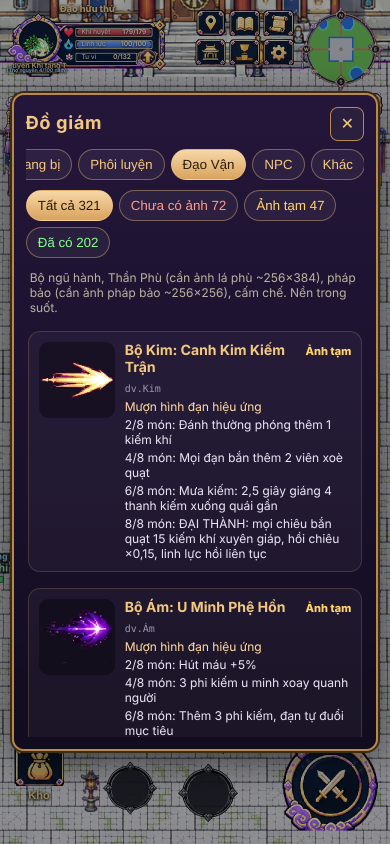
#> input picture cdx.png, 780 x 1688 px (shown at 1/2 size)
$ python ui_native.py ../cdx.png out.png
#> lines starting #> are read from the running program, lines starting #| are printed output that depends on the picture
"""Chuẩn hoá một mảnh UI về "pixel gốc" để mọi khung trong game có viền cùng độ dày và sắc nét.

Vấn đề: ảnh UI vẽ ở nhiều tỉ lệ khác nhau (một "điểm pixel" của hình = 1, 2 hay 3 điểm ảnh tuỳ mảnh)
và hơi nhoè. Phóng to/thu nhỏ tuỳ ý trong game làm viền mỗi khung một độ dày, mờ.

Cách làm:
1. Đo độ dày viền đen ngoài cùng (tính bằng điểm ảnh gốc) → hệ số f.
2. Thu nhỏ đúng f lần (mỗi ô f×f lấy màu đại diện) → mỗi điểm = 1 "pixel hình".
3. Gom màu về bảng ≤ COLORS màu, độ trong suốt chỉ còn có/không → mép sắc.
Game sau đó chỉ phóng các ảnh này theo BỘI SỐ NGUYÊN của cùng một cỡ pixel → viền đồng đều.

Dùng: python3 -I tools/ui_native.py <ảnh RGBA> <ảnh ra> [--f 2] [--colors 32]
"""
import sys

import numpy as np
from PIL import Image

COLORS = 32


def outline_thickness(rgba):
    a = rgba[..., 3] > 127
#> a: shape (1688, 780) bool; every value is 1
    lum = rgba[..., :3].astype(int).mean(axis=2)
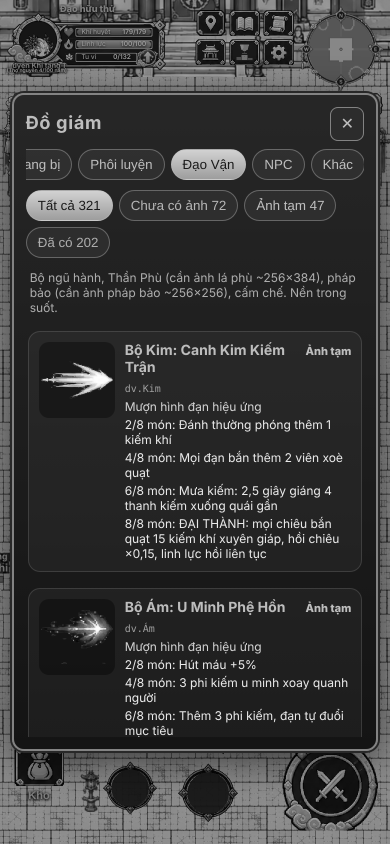
#> lum: shape (1688, 780) float64 (shown at 1/2 size); min 2.33, max 255, mean 58.9
    runs = []
    h, w = a.shape
#> h = 1688; w = 780
    for y in range(0, h, max(1, h // 40)):
        row = a[y]
        xs = np.flatnonzero(row)
        if len(xs) < 4:
            continue
        for x0, step in ((xs[0], 1), (xs[-1], -1)):
            n = 0
            x = x0
            while 0 <= x < w and row[x] and lum[y, x] < 60 and n < 8:
                n += 1
                x += step
            if n:
                runs.append(n)
#> after the loop, runs = []
    return int(np.clip(round(np.median(runs)) if runs else 1, 1, 4))


def to_native(img, f=None, colors=COLORS):
    rgba = np.array(img.convert('RGBA'))
    if f is None:
        f = outline_thickness(rgba)
#> f = 1
    h, w = rgba.shape[:2]
#> h = 1688; w = 780
    nh, nw = max(1, round(h / f)), max(1, round(w / f))
#> nh = 1688; nw = 780
    # màu đại diện mỗi ô: trung bình có trọng số alpha (tránh viền hồng/đen loang vào)
    big = Image.fromarray(rgba, 'RGBA').resize((nw * f, nh * f), Image.LANCZOS)
    b = np.array(big).astype(float).reshape(nh, f, nw, f, 4)
    al = b[..., 3:4]
    rgb = (b[..., :3] * al).sum(axis=(1, 3)) / np.maximum(al.sum(axis=(1, 3)), 1)
    alpha = b[..., 3].mean(axis=(1, 3))
#> alpha: shape (1688, 780) float64; every value is 255
    out = np.dstack([rgb.clip(0, 255), np.where(alpha > 110, 255, 0)]).astype(np.uint8)
    small = Image.fromarray(out, 'RGBA')
    q = small.convert('RGB').quantize(colors=colors, method=Image.Quantize.MEDIANCUT, dither=Image.Dither.NONE).convert('RGB')
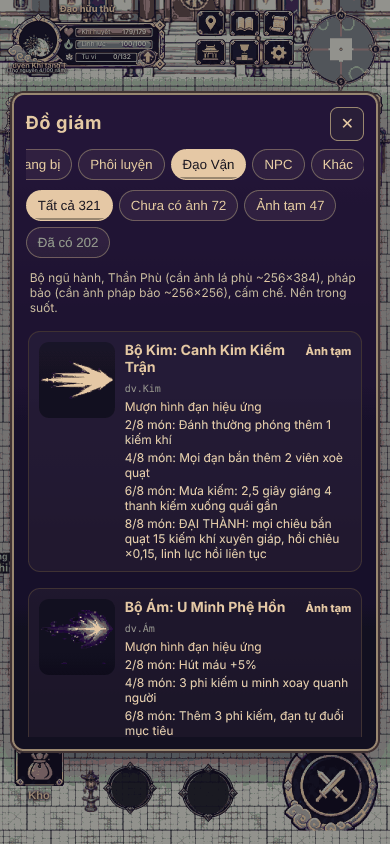
#> q: PIL image 780x1688 RGB (shown at 1/2 size); mean R, G, B 59.6, 51.1, 66.8
    final = np.dstack([np.array(q), out[..., 3]])
    return Image.fromarray(final, 'RGBA'), f


if __name__ == '__main__':
    a = sys.argv
    f = int(a[a.index('--f') + 1]) if '--f' in a else None
    colors = int(a[a.index('--colors') + 1]) if '--colors' in a else COLORS
    img, used = to_native(Image.open(a[1]), f, colors)
#> used = 1
    img.save(a[2], optimize=True)
    print(f'{a[2]}: f={used} → {img.size[0]}×{img.size[1]}')
#| out.png: f=1 → 780×1688
